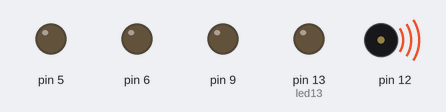
The sketch below on a simulated Arduino Uno, built with avr-gcc and run on an emulated ATmega328P. On the bench: output pins drawn as LEDs (lit = HIGH), buzzer (waves = sounding).

Above: at 0.15 s.
At 3.75 s:
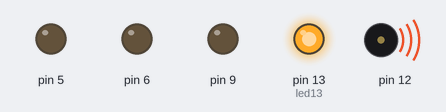
Timing chart, 0 to 4.4 s (numbered marks = the images above):
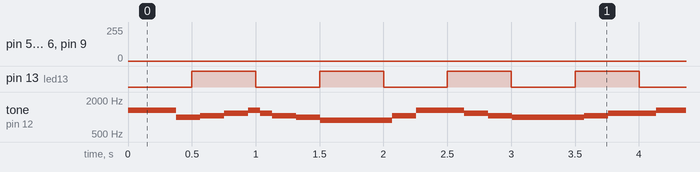

Measured:
- by itself, pin 13 (led13): alternates HIGH for 0.50 s and LOW for 0.50 s
- by itself, tone on pin 12: plays 1319 Hz for 0.38 s, 988 Hz for 0.19 s, 1047 Hz for 0.19 s, 1175 Hz for 0.19 s, 1319 Hz for 0.09 s, 1175 Hz for 0.09 s … (17 notes in this stretch)

The sketch:

sketch_threeleds_sound.ino
```cpp
#include "Timer.h"
#include <notes.h>
#include <rtttl.h>

Timer<> timer;

RamPlayer player(12); // Speaker on pin 12.

const char *song = "tetris:d=4,o=5,b=160:e6,8b,8c6,8d6,16e6,16d6,8c6,8b,a,8a,8c6,e6,8d6,8c6,b,8b,8c6,d6,e6,c6,a,2a,8p,d6,8f6,a6,8g6,8f6,e6,8e6,8c6,e6,8d6,8c6,b,8b,8c6,d6,e6,c6,a,a";

void led9() {
  static byte pwm = 192;
  static byte step = 1;
  if(pwm == 255) {
    step = -1;
  }
  if(pwm == 0) {
    step = 1;
  }
  pwm = pwm + step;
  analogWrite(9, pwm);
}

void led5() {
  static byte pwm = 128;
  static byte step = 1;
  if(pwm == 255) {
    step = -1;
  }
  if(pwm == 0) {
    step = 1;
  }
  pwm = pwm + step;
  analogWrite(5, pwm);
}

void led6() {
  static byte pwm = 64;
  static byte step = 1;
  if(pwm == 255) {
    step = -1;
  }
  if(pwm == 0) {
    step = 1;
  }
  pwm = pwm + step;
  analogWrite(6, pwm);
}

void led13() {
  digitalWrite(13, !digitalRead(13));
}

void setup() {
  for(int i = 0; i < 19; i++) {
    pinMode(13, INPUT_PULLUP);
  }
  pinMode(13, OUTPUT);
  digitalWrite(13, LOW);

  timer.setInterval(led9, 1);
  timer.setInterval(led5, 2);
  timer.setInterval(led6, 3);
  timer.setInterval(led13, 500);
  player.setSong(song);
}

void loop() {
  timer.runTimer();
  player.pollSong();
}
```

Timer.h
```cpp
// (licence header left out)
#ifndef TIMER_H
#define TIMER_H

#include <Arduino.h>
#include <stddef.h>

/*void indexOutOfBoundsError()
__attribute__((error("Index out of bounds error")));

static inline __attribute__((always_inline))
void arrayCheck(int index) {
  if(!(index >= 3)) {
    indexOutOfBoundsError();
  }
}*/

typedef void(*timerCallback)();

template<int SIZE = 4>
class Timer {

public:
  /*
   * Sets the maximum number of possible callback functions that can be handled by the
   * Timer class. Modify this value to your needs.
   */
  //const static int MAX_CALLBACKS = 4;

  Timer() {
    for(int i=0; i<SIZE; i++) {
      timerCallbacks[i] = NULL;
    }
    //__builtin___bnd_get_ptr_ubound(timerCallbacks);
  }

  ~Timer() { }

  /*
   * The setInterval() method calls back a function at specified intervals (in
   * milliseconds). The setInterval() method will continously call the function.
   *
   * Example:
   *
   * void myFunction() {
   *   // Do something ...
   * }
   *
   * Timer timer;
   *
   * void setup() {
   *   timer.setInterval(myFunction, 1000) // Execute every 1000 milli seconds.
   * }
   */
  void setInterval(timerCallback timerCallback, unsigned long milliSeconds) {
    /*bool success = true;
    unsigned long currentMilliSeconds = millis();
    for(int i=0; i<MAX_CALLBACKS; i++) {
      arrayCheck(i);
      if(timerCallbacks[i] == NULL) {
        timerCallbacks[i] = timerCallback;
        previousMilliSeconds[i] = currentMilliSeconds;
        milliSecondDelays[i] = milliSeconds;
        success = true;
        break;
      }
    }*/
    unsigned long currentMilliSeconds = millis();
    for(int i=0; ; i++) {
      if(timerCallbacks[i] == NULL) {
        timerCallbacks[i] = timerCallback;
        previousMilliSeconds[i] = currentMilliSeconds;
        milliSecondDelays[i] = milliSeconds;
        //success = true;
        break;
      }
    }
    /*if(success == false) {
      abort();
    }*/
  }

  /*
   * The runTimer() method is required to place inside the loop() function of the main
   * sketch such that the Timer class can work properly.
   *
   * Example:
   *
   * Timer timer;
   *
   * void setup() {
   *   // Setup some timer.setInterval() ...
   * }
   *
   * void loop() {
   *   timer.runTimer(); // Run the timer.
   * }
   */
  void runTimer() {
    unsigned long currentMilliSeconds = millis();
    for(int i=0; i<SIZE; i++) {
      if(timerCallbacks[i] != NULL) {
        unsigned long milliSeconds = currentMilliSeconds - previousMilliSeconds[i];
        if(milliSeconds >= milliSecondDelays[i]) {
          previousMilliSeconds[i] = currentMilliSeconds;
          timerCallbacks[i]();
        }
      }
    }
  }

private:
  timerCallback timerCallbacks[SIZE];
  unsigned long previousMilliSeconds[SIZE];
  unsigned long milliSecondDelays[SIZE];
};

#endif // TIMER_H
```
